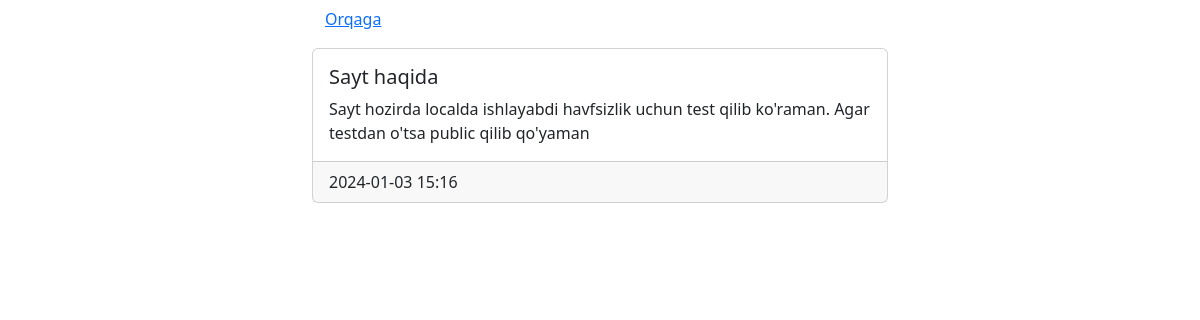
Page /view/2 on the committed database.
### main.py (models this page shows)
class Blog(db.Model):
    id = db.Column(db.Integer, primary_key=True)
    title = db.Column(db.String(100), nullable=False)
    text = db.Column(db.String(255), nullable=False)
    created_at = db.Column(db.DateTime, default=datetime.utcnow() + timedelta(hours=5))

### main.py (the view)
    @app.route('/view/<int:article_id>')
    def view(article_id):
        article = Blog.query.get(article_id)
        return render_template("view.html",article=article)

### templates/view.html (shortened to what this page needs)
{%extends 'base.html'%}
{%block content%}
<a class="btn btn-link" href="{{ url_for('index') }}">Orqaga</a>
<div class="card" style="width: 100%; margin-bottom: 10px; margin-top: 10px;">
  <div class="card-body">
    <h5 class="card-title">{{article.title}}</h5>
    <p class="card-text">{{article.text}}</p>
  </div>
  <div class="card-footer">{{ article.created_at.strftime('%Y-%m-%d %H:%M') }}</div>
</div>
{%endblock%}

### rows in the picture
Blog: title "Sayt haqida", text "Sayt hozirda localda ishlayabdi havfsizlik uchun test qilib ko'raman. Agar testdan o'tsa public qilib qo'yaman", created_at "2024-01-03 15:16"
